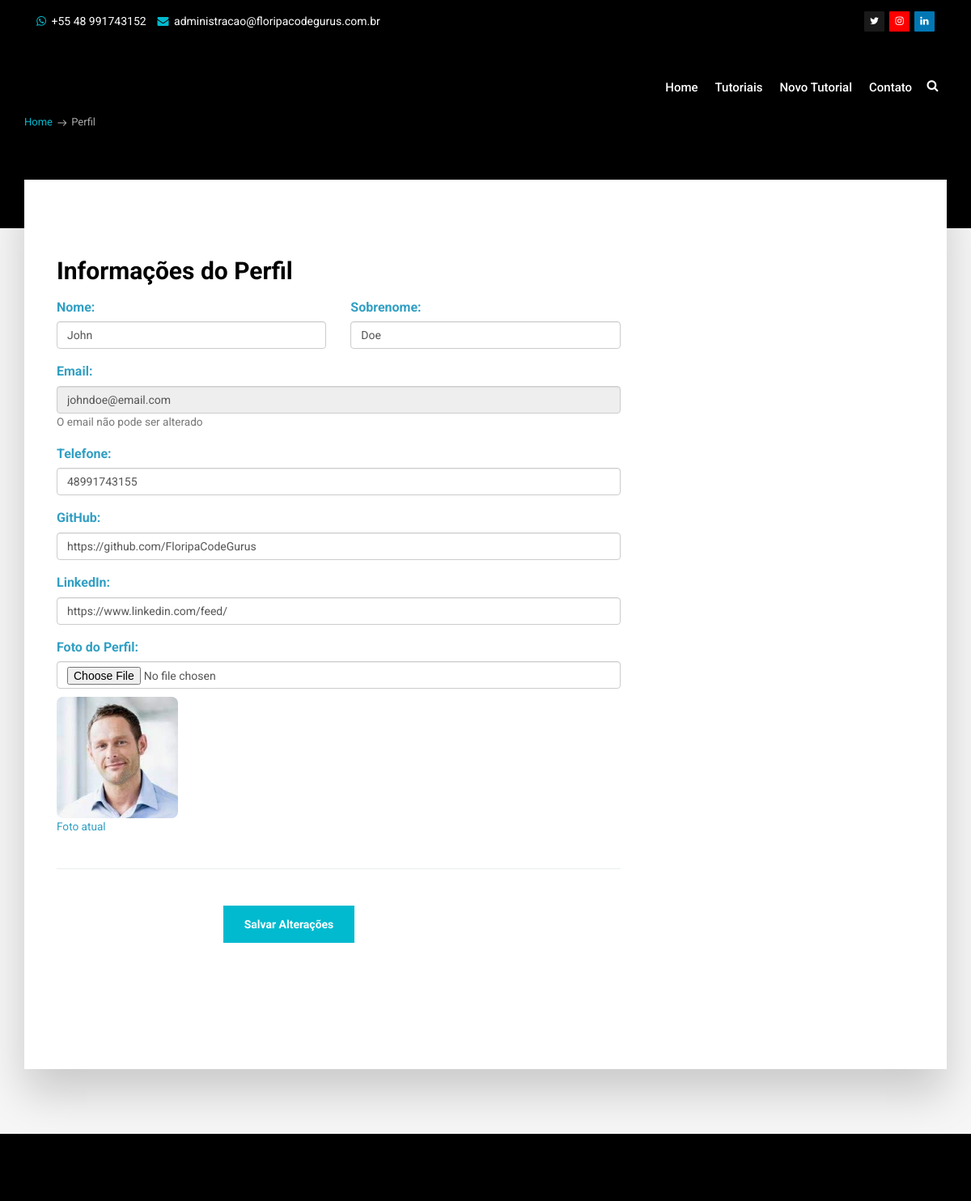
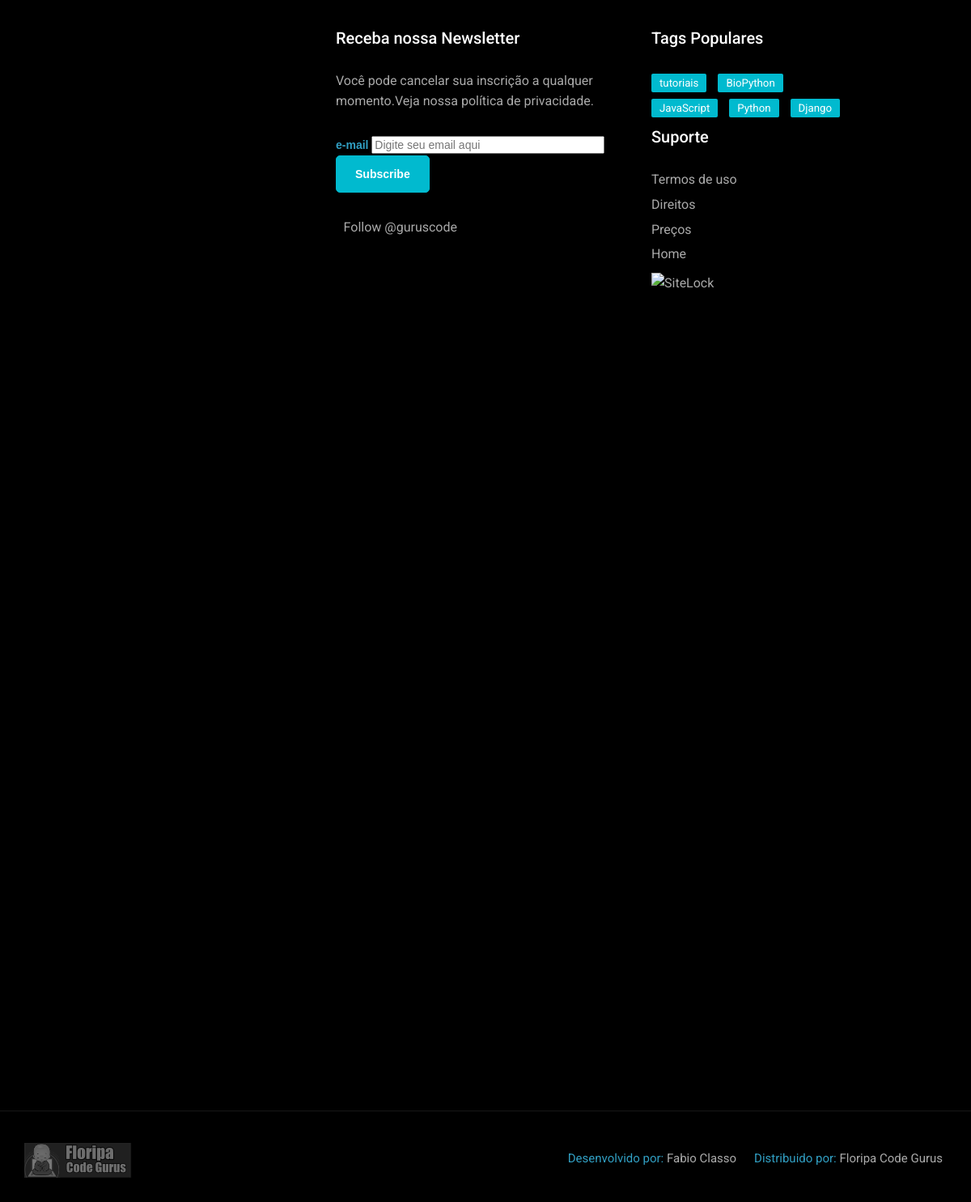
Screenshot of /profile/ (signed in) with the database file from the repository (2 pictures, top to bottom).
### users/models.py (models this page shows, shortened)
class CustomUser(AbstractBaseUser, PermissionsMixin):
    first_name = models.CharField(max_length=50, blank=False, null=False)
    last_name = models.CharField(max_length=50, blank=False, null=False)
    email = models.EmailField(unique=True)
    phone_number = models.CharField(max_length=15, blank=False, null=False)
    is_staff = models.BooleanField(default=False)
    is_active = models.BooleanField(default=True)
    date_joined = models.DateTimeField(default=timezone.now)
    autor_github_account = models.CharField(max_length=100, blank=True, null=True)
    autor_picture = models.ImageField(upload_to='escola/static/escola/imagens/autores/', blank=True, null=True)
    autor_linkedin_account = models.CharField(max_length=100, blank=True, null=True)
    USERNAME_FIELD = "email"
    REQUIRED_FIELDS = []
    objects = CustomUserManager()

### users/views.py (the view, shortened to what this page needs)
# urls.py: path('profile/', user_views.profile, name='profile'),
@login_required
def profile(request):
    return render(request, 'users/profile.html', {'user': request.user})

### tutoriais/context_processors.py (called while the page is built)
def latest_tutorials(request):
    try:
        latest_tutorials = Tutoriais.objects.all().order_by('-data_criacao')[:3]
        categorias = Tutoriais.objects.values_list('categoria', flat=True).distinct()
        categorias = sorted(set([c.strip().title() for c in categorias if c]))
        return {
            'latest_tutorials': latest_tutorials,
            'categorias': categorias,
            'categoria_ativa': request.GET.get('categoria')
        }
    except:
        return {
            'latest_tutorials': [],
            'categorias': [],
            'categoria_ativa': None
        }

### users/templates/users/profile.html (shortened to what this page needs)
{% extends 'tutoriais/base_tutoriais.html' %}
{% block content %}
<section class="section db p120">
  <div class="container">
    <div class="tagline-message page-title" style="text-align: left;">
      <h3>Meu Perfil</h3>
      <ul class="breadcrumb">
        <li><a href="{% url 'indice' %}">Home</a></li>
        <li class="active">Perfil</li>
      </ul>
    </div>
  </div>
</section>
<section class="section gb nopadtop">
  <div class="container">
    <div class="boxed">
      <div class="row">
        <div class="col-md-8">
          <div class="content blog-list">
            <div class="blog-wrapper clearfix">
              <div class="blog-meta" style="text-align: left;">
                <h3>Informações do Perfil</h3>
              </div>
              <div class="blog-desc-big" style="text-align: left;">
                <form method="post" enctype="multipart/form-data" class="profile-form">
                  <div class="row">
                    <div class="col-md-6">
                      <div class="form-group">
                        <label for="first_name">Nome:</label>
                        <input type="text" id="first_name" name="first_name" class="form-control" value="{{ user.first_name }}" required>
                      </div>
                    </div>
                    <div class="col-md-6">
                      <div class="form-group">
                        <label for="last_name">Sobrenome:</label>
                        <input type="text" id="last_name" name="last_name" class="form-control" value="{{ user.last_name }}" required>
                      </div>
                    </div>
                  </div>
                  <div class="form-group">
                    <label for="email">Email:</label>
                    <input type="email" id="email" name="email" class="form-control" value="{{ user.email }}" disabled>
                    <small class="text-muted">O email não pode ser alterado</small>
                  </div>
                  <div class="form-group">
                    <label for="phone_number">Telefone:</label>
                    <input type="text" id="phone_number" name="phone_number" class="form-control" value="{{ user.phone_number }}" required>
                  </div>
                  <div class="form-group">
                    <label for="autor_github_account">GitHub:</label>
                    <input type="text" id="autor_github_account" name="autor_github_account" class="form-control" value="{{ user.autor_github_account|default:'' }}" placeholder="https://github.com/seuusuario">
                  </div>
                  <div class="form-group">
                    <label for="autor_linkedin_account">LinkedIn:</label>
                    <input type="text" id="autor_linkedin_account" name="autor_linkedin_account" class="form-control" value="{{ user.autor_linkedin_account|default:'' }}" placeholder="https://linkedin.com/in/seuusuario">
                  </div>
                  <div class="form-group">
                    <label for="autor_picture">Foto do Perfil:</label>
                    <input type="file" id="autor_picture" name="autor_picture" class="form-control" accept="image/*">
                    {% if user.autor_picture %}
                    <div class="current-picture" style="margin-top: 10px;">
                      <img src="{{ user.autor_picture.url }}" alt="Foto atual" style="max-width: 150px; border-radius: 8px;">
                      <p><small>Foto atual</small></p>
                    </div>
                    {% endif %}
                  </div>
                  <div class="form-actions">
                    <button type="submit" class="btn btn-primary">Salvar Alterações</button>
                    <a href="{% url 'indice' %}" class="btn btn-secondary">Cancelar</a>
                  </div>
                </form>
              </div>
            </div>
          </div>
        </div>
      </div>
    </div>
  </div>
</section>
{% endblock %}

### tutoriais/templates/tutoriais/base_tutoriais.html (shortened to what this page needs)
{% load static %}
<DOCTYPE html>
 <html class="no-js " lang="en">
    <head>
        {% include "tutoriais/head.html" %}
    </head>
<body>
<div id="wrapper">
        {% include "tutoriais/header.html" %}
       	{% block content %}
		{% endblock content %}
        <div class="sidebar col-md-4">
            <div class="widget clearfix">
                <div class="banner-widget">
                    <a href="{% url 'indice' %}"><img src="https://f001.backblazeb2.com/file/site-code-gurus/uploads-folder/banner_tuto_guru.jpg" alt="Banner Floripa Code Gurus" class="img-responsive img-rounded"></a>
                </div>
            </div>
            <div class="widget clearfix">
                <h3 class="widget-title">Filtrar por Categoria</h3>
                <div class="category-filter">
                    <a href="{% url 'tutoriais' %}" class="btn btn-sm btn-block {% if not categoria_ativa %}btn-primary{% else %}btn-default{% endif %}" style="margin-bottom: 5px;">Todos</a>
                    {% for categoria in categorias %}
                        <a href="{% url 'tutoriais' %}?categoria={{ categoria }}" class="btn btn-sm btn-block {% if categoria_ativa == categoria %}btn-primary{% else %}btn-default{% endif %}" style="margin-bottom: 5px;">{{ categoria }}</a>
                    {% endfor %}
                </div>
            </div>
            <div class="widget clearfix">
                <h3  id="tutoriais-h3" class="widget-title">Posts Populares </h3>
                <div class="post-widget">
                    {% for tutorial in latest_tutorials %}
                    <div class="media">
                        <div class="media-body">
                            <h5 class="mt-0"><a href="{% url 'tutorial_detail' slug=tutorial.slug %}">{{ tutorial.titulo|truncatechars:50 }}</a></h5>
                            <div class="blog-meta">
                                <ul class="list-inline">
                                    <li>{{ tutorial.data_criacao|timesince }} atrás</li>
                                    <li><span>by</span> <a href="#">{{ tutorial.autor.first_name }} {{ tutorial.autor.last_name }}</a></li>
                                </ul>
                            </div>
                        </div>
                    </div>
                    {% empty %}
                    <div class="media">
                        <div class="media-body">
                            <p>Nenhum tutorial encontrado.</p>
                        </div>
                    </div>
                    {% endfor %}
                </div>
            </div>
            <div class="widget clearfix">
                <h3 class="widget-title">Receba nossa Newsletter</h3>
                <div class="newsletter-widget">
                    <p>Você pode cancelar sua inscrição a qualquer momento.Veja nossa política de privacidade.</p>
                    <link href="//cdn-images.mailchimp.com/embedcode/classic-10_7.css" rel="stylesheet" type="text/css">
                    <div id="mc_embed_signup_lateral">
                        <form action="https://floripacodegurus.us20.list-manage.com/subscribe/post?u=7a35a165b6daddff16e71de51&amp;id=307e0a8719" method="post" id="mc-embedded-subscribe-form-lateral" name="mc-embedded-subscribe-form-lateral" class="validate" target="_blank" novalidate>
                            <div id="mc_embed_signup_scroll">
                                <div class="mc-field-group" id="lateral">
                                </div>
                                <div class="clear">
                                </div>
                            </div>
                        </form>
                    </div>
                </div>
            </div>
            <div class="widget clearfix">
                <h3 class="widget-title">Tags Populares</h3>
                <div class="tags-widget">
                    <ul class="list-inline">
                        <li><a href="{% url 'tutoriais' %}">tutoriais</a></li>
                        <li><a href="#">BioPython</a></li>
                        <li><a href="#">JavaScript</a></li>
                        <li><a href="#">Python</a></li>
                        <li><a href="#">Django</a></li>
                    </ul>
                </div>
            </div>
        </div>
    </div>
    {% include "tutoriais/footer.html" %}
    <div class="copyrights">
        <div class="container">
            <div class="clearfix">
                <div class="pull-left">
                    <div class="cop-logo">
                        <a href="{% url 'indice' %}"><img src="{% static 'escola/css/images/logo.png' %}" alt=""></a>
                    </div>
                </div>
                <div class="pull-right">
                    <div class="footer-links">
                        <ul class="list-inline">
                            <li>Desenvolvido por: <a href="https://www.linkedin.com/in/fabio-reis-classo-46881425/">Fabio Classo</a></li>
                            <li>Distribuido por: <a href="https://www.floripacodegurus.com.br" target="_blank">Floripa Code Gurus</a></li>
                        </ul>
                    </div>
                </div>
            </div>
        </div>
    </div>
</body>
</html>

### escola/static/escola/css/mystyle.css (style rules this page uses)
#mc_embed_signup_lateral { background: #2197db36; clear: left; font: 14px Helvetica,Arial,sans-serif; -webkit-box-sizing: border-box; -moz-box-sizing: border-box; box-sizing: border-box; padding-top: 2em; padding-bottom: 2em; }
#mc-embedded-subscribe-form-lateral.validate { display: block; position: relative; text-align: left; padding: 10px 0 10px 3%; }
#lateral.mc-field-group { clear: left; position: relative; width: 96%; padding-bottom: 3%; min-height: 50px; }
#tutoriais-h3 { font-weight: bolder; }

### escola/static/escola/css/mobile.css (style rules this page uses)
* { margin: 0; padding: 0; box-sizing: border-box; }
[class*="col-"] { width: 100%; }
@media screen { body { font-size: 10px; } }
@media only screen and (min-width: 600px) { .col-md-4 { width: 33.33%; } }
@media only screen and (min-width: 600px) { .col-md-6 { width: 50%; } }
@media only screen and (min-width: 600px) { .col-md-8 { width: 66.66%; } }
@media only screen and (min-width: 768px) { .col-md-4 { width: 33.33%; } }
@media only screen and (min-width: 768px) { .col-md-6 { width: 50%; } }
@media only screen and (min-width: 768px) { .col-md-8 { width: 66.66%; } }

### rows the page displays
CustomUser: first_name "John", last_name "Doe", email "johndoe@email.com", phone_number "48991743155", autor_github_account "https://github.com/FloripaCodeGurus", autor_linkedin_account "https://www.linkedin.com/feed/", autor_picture (picture)
